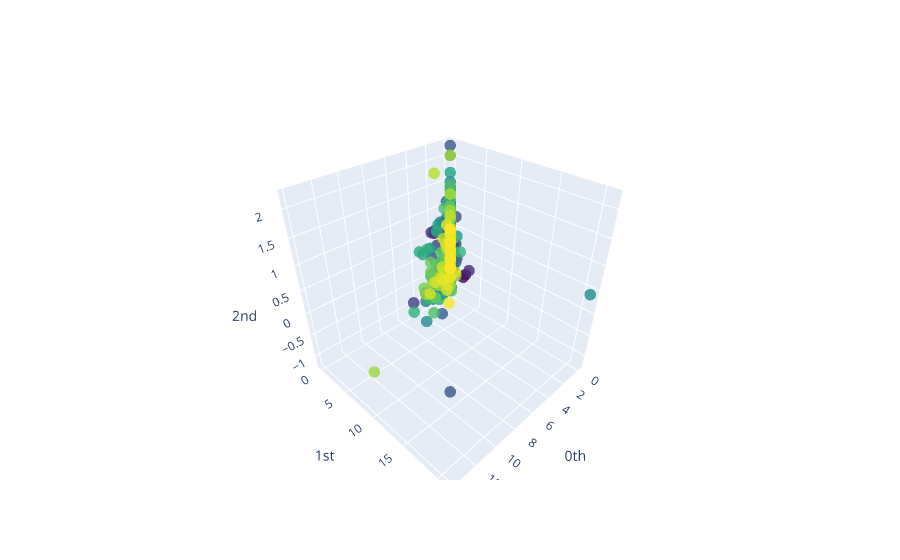

The notebook cell saved with this chart:
### Code cell
from sklearn.decomposition import PCA
from gtda.plotting import plot_point_cloud
#pca = PCA(n_components=3)
#values = pca.fit_transform(values)
origin_values = dataset.X_features_numeric[member_l, :][:, np.array([12,  13, 111])]
plot_point_cloud(origin_values)

### Figure 1 — Plotly figure (JSON) as saved in the notebook; plotly's stock layout.template omitted (floating-point values rounded to 4 significant figures; data arrays with more than 128 entries replaced by an {"elided": "..."} marker saying what was removed)
{"data": [{"marker": {"color": {"elided": "370 int values"}, "colorscale": [[0, "#440154"], [0.1111, "#482878"], [0.2222, "#3e4989"], [0.3333, "#31688e"], [0.4444, "#26828e"], [0.5556, "#1f9e89"], [0.6667, "#35b779"], [0.7778, "#6ece58"], [0.8889, "#b5de2b"], [1, "#fde725"]], "opacity": 0.8, "size": 4}, "mode": "markers", "type": "scatter3d", "x": {"elided": "370 float values"}, "y": {"elided": "370 float values"}, "z": {"elided": "370 float values"}}], "layout": {"scene": {"xaxis": {"exponentformat": "e", "showexponent": "all", "title": {"text": "0th"}, "type": "linear"}, "yaxis": {"exponentformat": "e", "showexponent": "all", "title": {"text": "1st"}, "type": "linear"}, "zaxis": {"exponentformat": "e", "showexponent": "all", "title": {"text": "2nd"}, "type": "linear"}}}}
